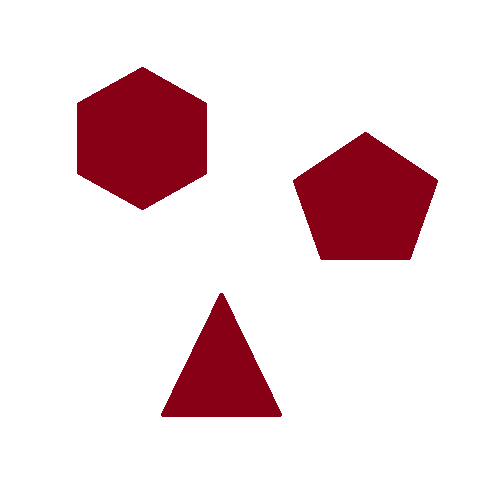
#> input picture PVSO_skusanie/shapes3.png, 500 x 500 px
$ python link_recog.py.py
#> lines starting #> are read from the running program, lines starting #| are printed output that depends on the picture; after the words box and inside, x2 and y2 are one past the last pixel; in counts of white or black regions, pixels touching at a corner belong together

from tkinter.tix import Tree
from cv2 import circle, sqrt
import numpy as np
import cv2 as cv
import math

def detectConections(lines, tolerance_length, tolerance_coordinates):
    lines_lengths = []
    line_num = 0
    index_number = 0
    linked = []

    # Predpriprava, aby sme spojili ciary, ktore su podobne
    premerged = []
    for line in lines:
        delta_x = line[0][0] - line[0][2]
        delta_y = line[0][1] - line[0][3]
        length = math.sqrt(delta_x**2+delta_y**2)
        fi = int(np.arctan2(delta_y, delta_x) * 180 / np.pi)
        premerged.append((line[0][0],line[0][1],line[0][2],line[0][3],fi,index_number))
        index_number += 1


    #Spajanie ciar podla ich uhla a ci su na podobnych suradniciach
    merged = []
    new_line = []
    remove_these = []
    premerged2 = []
    zhoda = True
    break_to_while = False
    #cyklus co sa breakne, ked uz sa ciary nemerguju
    while(zhoda):
        if(break_to_while): #vyrob novy list po tom co si dve mergol
            for line in premerged:
                if (line[5] != remove_these[0] and line[5] != remove_these[1]):
                    premerged2.append(line)
            premerged2.append(new_line)
            premerged = premerged2
            premerged2 = []
        break_to_while = False
        for line in premerged: #zisti ci su nejake mergnutelne
            line_x_mid = (max(line[0], line[2]) - min(line[0], line[2])) / 2
            line_y_mid = (max(line[1], line[3]) - min(line[1], line[3])) / 2
            other_lines = []
            for i in range(len(premerged)):
                if i != line_num:
                    other_lines.append(premerged[i])
            for other in other_lines: #porovnavaj a mergni
                other_x_mid = (max(other[0], other[2]) - min(other[0], other[2])) / 2
                other_y_mid = (max(other[1], other[3]) - min(other[1], other[3])) / 2
                if((line[4] - other[4] < 4 and line[4] - other[4] > -4) and ((line_x_mid - other_x_mid) < 20 or (line_x_mid - other_x_mid) > -20) and ((line_y_mid - other_y_mid) < 20 or (line_y_mid - other_y_mid) > -20)):
                    x_max = max(max(line[0], line[2]),(max(other[0], other[2])))
                    y_max = max(max(line[1], line[3]),(max(other[1], other[3])))
                    x_min = min(min(line[0], line[2]),(min(other[0], other[2])))
                    y_min = min(min(line[1], line[3]),(min(other[1], other[3])))
                    delta_x = x_max - x_min
                    delta_y = y_max - y_min
                    fi = np.arctan2(delta_y, delta_x)
                    new_line = (x_max, y_max, x_min, y_min, int(fi), line[5])
                    remove_these =  (line[5], other[5])
                    break_to_while = True
                    break
            if(break_to_while):
                break
            line_num += 1
        line_num = 0
        if not break_to_while:
            merged = premerged
            break


    #Priprava useciek pre dalsie spracovanie
    for line in merged:
        delta_x = line[0][0]- line[0][2]
        delta_y = line[0][1] - line[0][3]
        length = math.sqrt(delta_x**2+delta_y**2)
        lines_lengths.append(((line[0][0],line[0][1]),(line[0][2],line[0][3]),int(length),line_num))
        line_num += 1
    line_num = 0

    # Zlinkuje ktore ciary maju podobnu dlzku (nastavitelne ako presne) a ich suradcnice, kde su spojene
    # Vrati list ciar ktore tvoria tvar, tak mozme predpokladat, ze ide o viacuholnik. nerozozna stvorec od kosostvorca. Bude vediet, ze styri ciary
    # rovnakej dlzky vytvorili stvoruholnik
    for line_pack in lines_lengths:
        other_lines = []
        for i in range(len(lines_lengths)):
            if i != line_num:
                other_lines.append(lines_lengths[i])
        other_lines_filter1 = []
        for other_line in other_lines:
            if((line_pack[2] - other_line[2] > -tolerance_length) and (line_pack[2] - other_line[2] < tolerance_length)):
                other_lines_filter1.append(other_line)
        for other_line in other_lines_filter1:
            if(line_pack[0][0] - other_line[0][0] > -tolerance_coordinates and line_pack[0][0] - other_line[0][0] < tolerance_coordinates \
                and line_pack[0][1] - other_line[0][1] > -tolerance_coordinates and line_pack[0][1] - other_line[0][1] < tolerance_coordinates):
                   linked.append((line_pack[3],other_line[3]))
            if(line_pack[1][0] - other_line[1][0] > -tolerance_coordinates and line_pack[1][0] - other_line[1][0] < tolerance_coordinates \
                and line_pack[1][1] - other_line[1][1] > -tolerance_coordinates and line_pack[1][1] - other_line[1][1] < tolerance_coordinates):
                   linked.append((line_pack[3],other_line[3]))
        line_num += 1
    return linked


img = cv.imread('shapes3.png')
#> img is the input picture: shape (500, 500, 3); mean B, G, R 222.5, 219.6, 238.5
imgGrey = cv.cvtColor(img, cv.COLOR_BGR2GRAY)
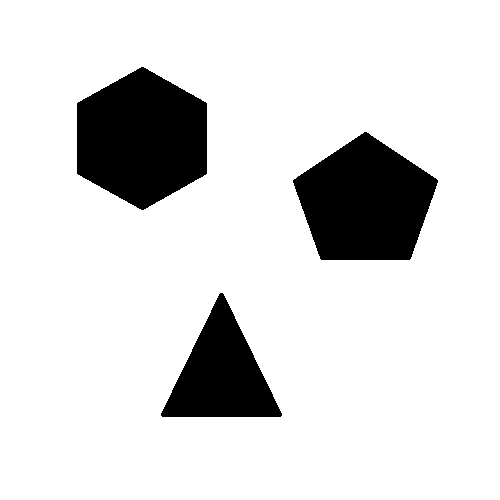
#> imgGrey: shape (500, 500); values 43 (black) and 255 (white), 86.1% white; 3 black regions, box (x1, y1, x2, y2) and area: (77, 67, 207, 210) 13948, (293, 132, 438, 260) 12939, (161, 293, 282, 417) 7864
canny = cv.Canny(imgGrey,125,175)
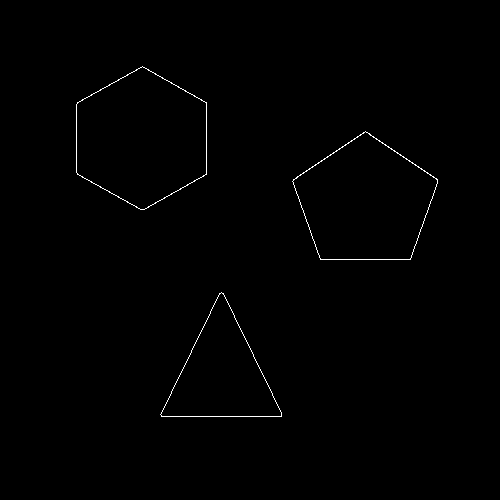
#> canny: shape (500, 500); 0.5% white in thin lines or dots, all inside (x1, y1, x2, y2) = (76, 66, 438, 417)
ret, thrash = cv.threshold(canny, 240, 255, cv.THRESH_BINARY)
contours, hierarchy = cv.findContours(thrash, cv.RETR_TREE, cv.CHAIN_APPROX_NONE)
#> contours = 6 contours; box (x1, y1, x2, y2) and area: (76, 66, 207, 210) 13960, (76, 66, 207, 210) 13928, (292, 131, 438, 260) 12917, (292, 131, 438, 260) 12867, (160, 292, 282, 417) 7803, (160, 292, 282, 417) 7801
blank = np.zeros(img.shape, dtype='uint8')

# [21 lines of commented-out code are left out]

linesP = cv.HoughLinesP(canny, 1, np.pi/180, 10, None, 25, 40)
#> linesP = 21 rows, first 6: [142, 66, 206, 102], [223, 293, 281, 412], [144, 209, 206, 173], [292, 181, 365, 131], [320, 259, 410, 259], [161, 416, 281, 416]
if linesP is not None:
    for i in range(0, len(linesP)):
        l = linesP[i][0]
        cv.line(img, (l[0], l[1]), (l[2], l[3]), (0,i*10,i*10), 3, cv.LINE_AA)
        cv.line(blank, (l[0], l[1]), (l[2], l[3]), (0,i*10,i*10), 3, cv.LINE_AA)
#> this loop made 21 passes
#> l on passes 1 to 12: [142, 66, 206, 102], [223, 293, 281, 412], [144, 209, 206, 173], [292, 181, 365, 131], [320, 259, 410, 259], [161, 416, 281, 416], [366, 132, 437, 179], [76, 172, 76, 104], [206, 174, 206, 103], [160, 414, 219, 293], [77, 102, 141, 67], [91, 182, 141, 209]
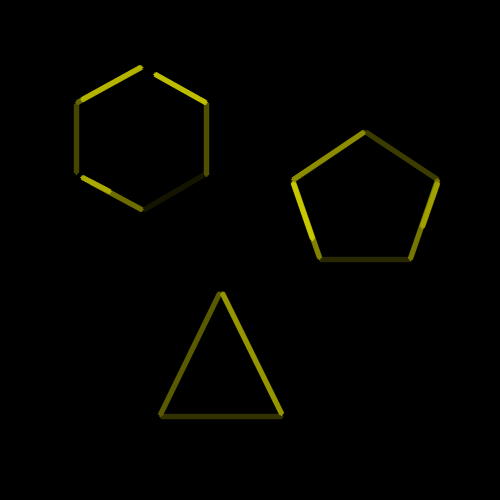
#> blank: shape (500, 500, 3); mean B, G, R 0, 2.9, 2.9
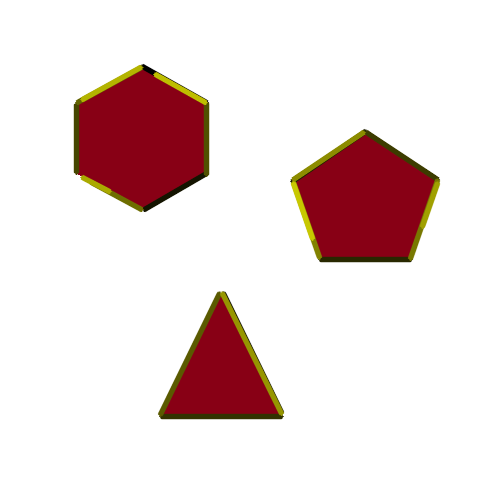
#> img: shape (500, 500, 3); 3.51% of pixels changed, all inside (x1, y1, x2, y2) = (73, 63, 441, 420)
links =  detectConections(linesP,5,7)
#> the loop in detectConections, `for line in lines:` made 21 passes
#> (line, delta_x, delta_y, length, fi) on passes 1 to 12: ([[142, 66, 206, 102]], -64, -36, 73.43, -150), ([[223, 293, 281, 412]], -58, -119, 132.4, -115), ([[144, 209, 206, 173]], -62, 36, 71.69, 149), ([[292, 181, 365, 131]], -73, 50, 88.48, 145), ([[320, 259, 410, 259]], -90, 0, 90, 180), ([[161, 416, 281, 416]], -120, 0, 120, 180), ([[366, 132, 437, 179]], -71, -47, 85.15, -146), ([[76, 172, 76, 104]], 0, 68, 68, 90), ([[206, 174, 206, 103]], 0, 71, 71, 90), ([[160, 414, 219, 293]], -59, 121, 134.6, 115), ([[77, 102, 141, 67]], -64, 35, 72.95, 151), ([[91, 182, 141, 209]], -50, -27, 56.82, -151)
#> after the loop in detectConections, `for line in lines:`: index_number = 21; premerged = 21 items, first 6: (142, 66, 206, 102, -150, 0), (223, 293, 281, 412, -115, 1), (144, 209, 206, 173, 149, 2), (292, 181, 365, 131, 145, 3), (320, 259, 410, 259, 180, 4), (161, 416, 281, 416, 180, 5)
#> after the loop in detectConections, `for line in merged:`: line_num = 0; lines_lengths = []
#> (the run stopped early here; a loop or call above may not have finished)

$ run again, with PVSO_skusanie/shapes_crop.png copied over PVSO_skusanie/shapes3.png
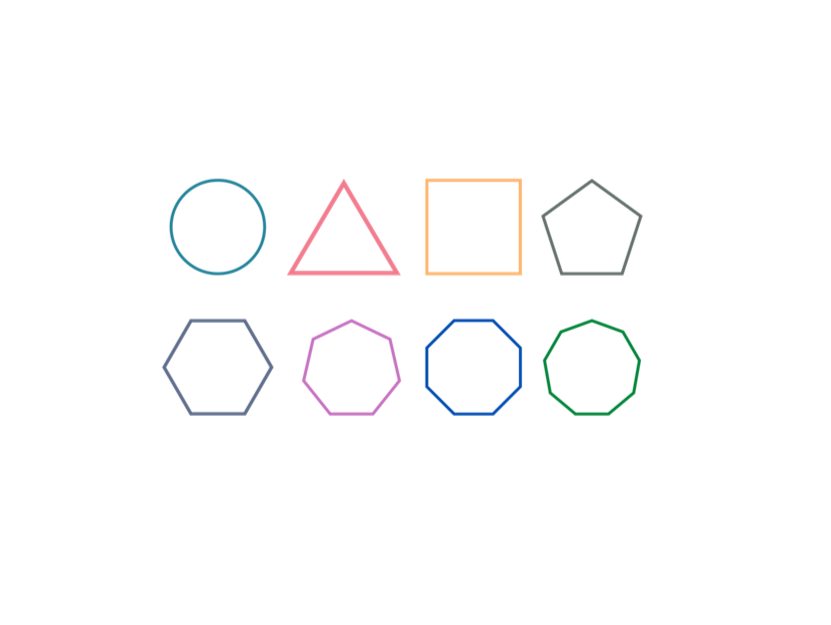
#> input picture PVSO_skusanie/shapes_crop.png, 831 x 625 px
#> img is the input picture: shape (625, 831, 3); mean B, G, R 253.2, 253, 253
#> `canny = cv.Canny(imgGrey,125,175)`:
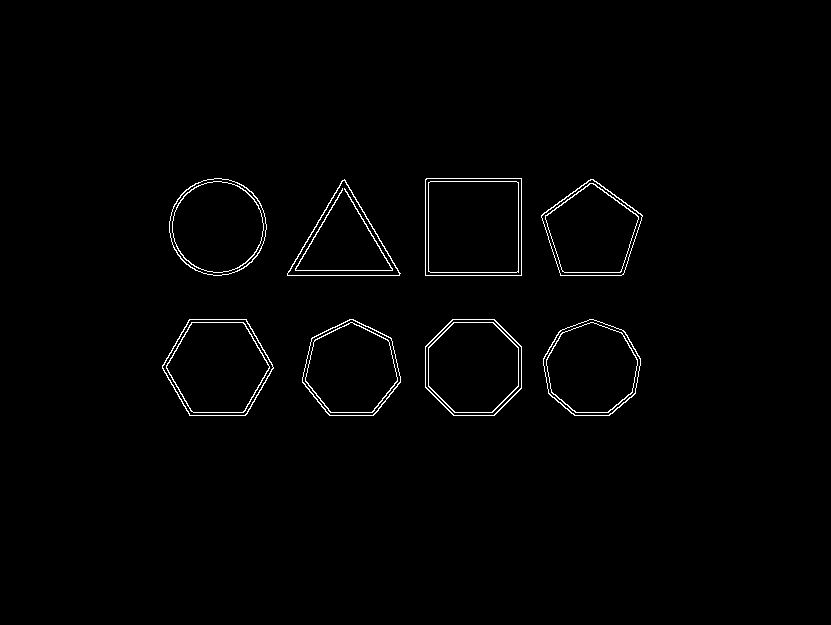
#> canny: shape (625, 831); 1.1% white in thin lines or dots, all inside (x1, y1, x2, y2) = (162, 178, 643, 416)
#> contours = 31 contours; largest, box (x1, y1, x2, y2) and area: (425, 178, 522, 276) 9312, (425, 178, 522, 276) 9308, (428, 181, 519, 273) 8184, (428, 181, 519, 273) 8182, (162, 319, 274, 416) 8082
#> linesP = 161 rows, first 6: [574, 415, 609, 415], [287, 275, 621, 275], [326, 412, 376, 412], [189, 319, 246, 319], [425, 274, 425, 179], [187, 322, 247, 322]
#> the loop `for i in range(0, len(linesP)):` made 161 passes
#> after the loop `for i in range(0, len(linesP)):`:
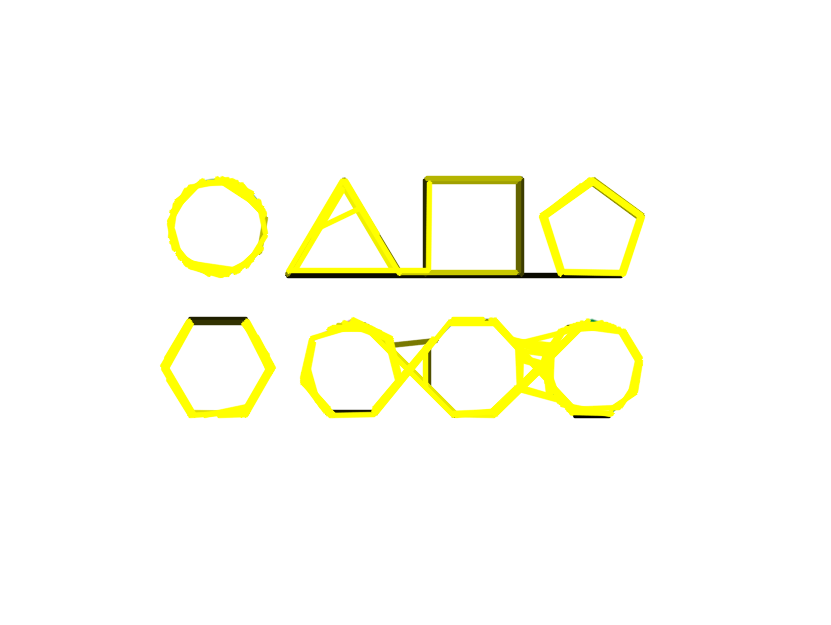
#> img: shape (625, 831, 3); 5.55% of pixels changed, all inside (x1, y1, x2, y2) = (159, 175, 646, 419)
#> the loop in detectConections, `for line in lines:` made 161 passes
#> (line, delta_x, delta_y, length, fi) on passes 1 to 3: ([[574, 415, 609, 415]], -35, 0, 35, 180), ([[287, 275, 621, 275]], -334, 0, 334, 180), ([[326, 412, 376, 412]], -50, 0, 50, 180)
#> after the loop in detectConections, `for line in lines:`: index_number = 161; premerged = 161 items, first 6: (574, 415, 609, 415, 180, 0), (287, 275, 621, 275, 180, 1), (326, 412, 376, 412, 180, 2), (189, 319, 246, 319, 180, 3), (425, 274, 425, 179, 90, 4), (187, 322, 247, 322, 180, 5)
#> after the loop in detectConections, `for line in merged:`: line_num = 0; lines_lengths = []
